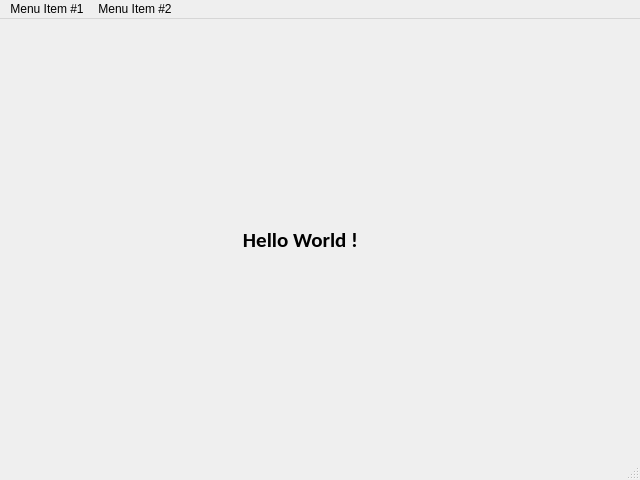
<?xml version="1.0" encoding="UTF-8"?>
<ui version="4.0">
 <class>MainWindow</class>
 <widget class="QMainWindow" name="MainWindow">
  <property name="geometry">
   <rect>
    <x>0</x>
    <y>0</y>
    <width>640</width>
    <height>480</height>
   </rect>
  </property>
  <property name="windowTitle">
   <string>MainWindow</string>
  </property>
  <widget class="QWidget" name="centralwidget">
   <widget class="QLabel" name="label">
    <property name="geometry">
     <rect>
      <x>210</x>
      <y>170</y>
      <width>181</width>
      <height>101</height>
     </rect>
    </property>
    <property name="font">
     <font>
      <family>Calibri</family>
      <pointsize>16</pointsize>
      <weight>75</weight>
      <bold>true</bold>
     </font>
    </property>
    <property name="text">
     <string>Hello World !</string>
    </property>
    <property name="textFormat">
     <enum>Qt::AutoText</enum>
    </property>
    <property name="alignment">
     <set>Qt::AlignCenter</set>
    </property>
   </widget>
  </widget>
  <widget class="QMenuBar" name="menubar">
   <property name="geometry">
    <rect>
     <x>0</x>
     <y>0</y>
     <width>640</width>
     <height>25</height>
    </rect>
   </property>
   <widget class="QMenu" name="menuIlluvatar">
    <property name="title">
     <string>Menu Item #1</string>
    </property>
   </widget>
   <widget class="QMenu" name="menuMenu_Item_2">
    <property name="title">
     <string>Menu Item #2</string>
    </property>
    <addaction name="actionSubmenu_Item_1"/>
   </widget>
   <addaction name="menuIlluvatar"/>
   <addaction name="menuMenu_Item_2"/>
  </widget>
  <widget class="QStatusBar" name="statusbar"/>
  <action name="actionSubmenu_Item_1">
   <property name="text">
    <string>Submenu Item #1</string>
   </property>
  </action>
 </widget>
 <resources/>
 <connections/>
</ui>
